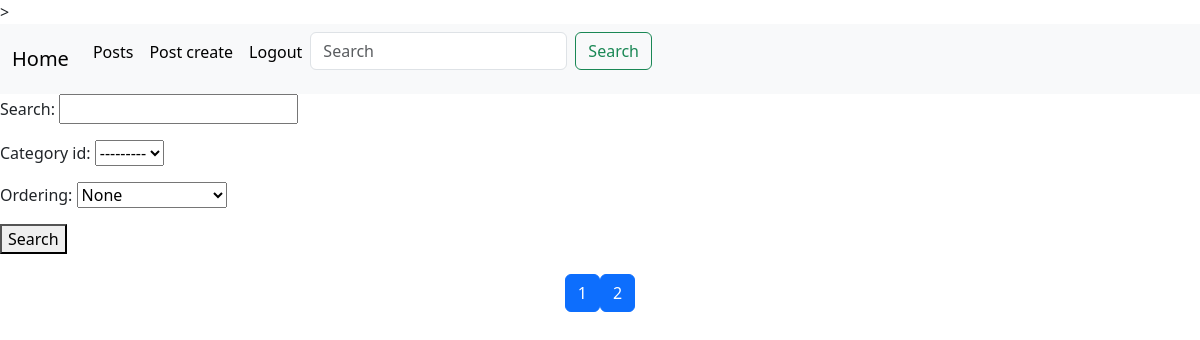
Before: /posts/?page=3 (signed in) with the older database file.
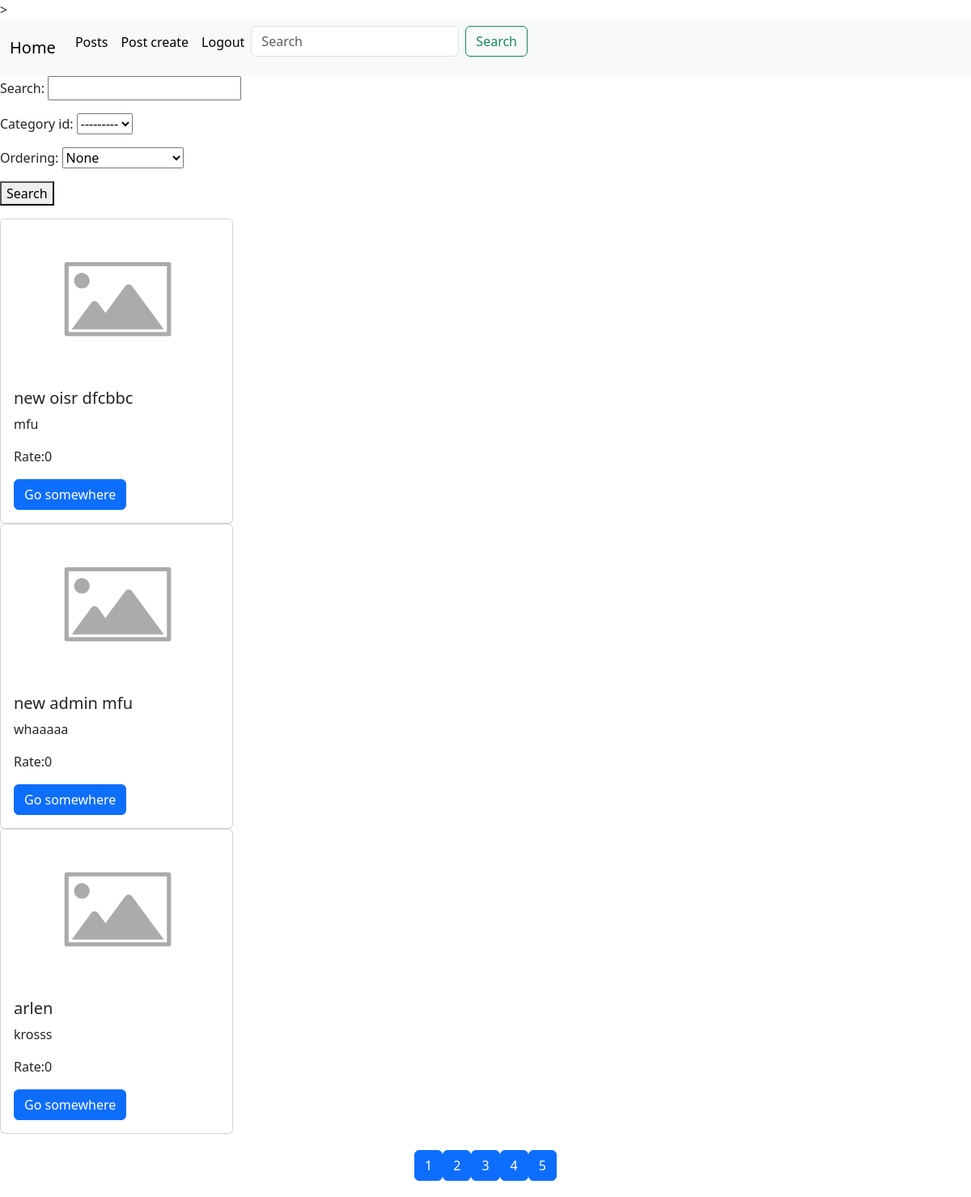
After: the same page with the newer database file.
### posts/models.py (models this page shows, shortened)
class Post(models.Model):
    image = models.ImageField(null=True,blank=True)
    title = models.CharField(max_length=256)
    content = models.CharField(max_length=456)
    rate = models.IntegerField(default=0,null=True)
    category = models.ForeignKey(Category,on_delete=models.CASCADE,null=True)
    tags = models.ManyToManyField(Tag)
    created_at = models.DateTimeField(auto_now_add=True,null=True)
    updated_at = models.DateTimeField(auto_now=True,null=True)

### posts/views.py (the view)
# urls.py: path('posts/',post_list_view),
@login_required(login_url="/login")
def post_list_view(request):
    limit = 3
    if request.method == "GET":
        form = SearchForm()
        posts = Post.objects.all()
        search = request.GET.get("search")
        category_id = request.GET.get("category_id")
        ordering = request.GET.get("ordering")
        page = request.GET.get("page",1)
        if search:
            posts = posts.filter(Q(title__icontains = search) | Q(content__icontains = search))
        if category_id:
            posts = posts.filter(category_id=int(category_id))
        if ordering:
            posts = posts.order_by(ordering)
        max_pages = posts.count() / limit
        if round(max_pages) < max_pages:
            max_pages = round(max_pages) + 1
        else:
            max_pages = round(max_pages)
        start = (int(page)-1)* limit
        end = int(page) * limit
        posts = posts[start:end]
        return render(request,"posts/post_list.html",context={"posts":posts,"form":form,"max_pages":range(1,max_pages+1)})

### posts/forms.py
class SearchForm(forms.Form):
    search = forms.CharField(required=False)
    category_id = forms.ModelChoiceField(queryset=Category.objects.all(),required=False)
    orderings = (
    ("rate","Rate"),
    ("-rate","Rate(desc)"),
    ("created_at","Created at"),
    ("-created_at","Created_at(desc)"),
    ("updated_at","Updated at"),
    ("-updated_at","Updated at(desc)"),
    (None,None)
    )
    ordering = forms.ChoiceField(choices=orderings,required=False)

### posts/models.py (called while the page is built)
    def __str__(self):
        return self.name

### templates/posts/post_list.html
{% extends 'base.html'   %}
{% load static %}
{% block content   %}
<form action="" method="get" enctype="multipart/form-data">
  {{form.as_p}}
  <button type="submit">Search</button>
</form>
{%  for post in posts  %}
<div class="card" style="width: 18rem;">
    {% if post.image %}
    <img src="{{post.image.url}}" class="card-img-top" alt="...">
    {% else %}
    <img src="{% static 'Placeholder-_-Glossary.svg' %}" class="card-img-top" alt="...">
    {% endif %}
    <div class="card-body">
      <h5 class="card-title">{{post.title}}</h5>
      <p class="card-text">{{post.content}}</p>
      <p class="card-text">Rate:{{post.rate}}</p>
      <a href="/posts/{{post.id}}" class="btn btn-primary">Go somewhere</a>
    </div>
  </div>
{% endfor %}
<div style="display: flex; justify-content: center; margin-top: 20px; margin-bottom: 20px;">
  {% for i in max_pages %}
    <a href="/posts/?page={{ i }}" class="btn btn-primary">{{ i }}</a>
  {% endfor %}
</div>
{% endblock %}

### templates/base.html (shortened to what this page needs)
><header>
    <link rel="stylesheet" href="https://cdn.jsdelivr.net/npm/bootstrap@5.3.3/dist/css/bootstrap.min.css">
    <nav class="navbar navbar-expand-lg bg-body-tertiary">
        <div class="container-fluid">
          <a class="navbar-brand" href="">Home</a>
          <div class="collapse navbar-collapse" id="navbarSupportedContent">
            <ul class="navbar-nav me-auto mb-2 mb-lg-0">
              {% if request.user.is_authenticated  %}
              <li class="nav-item">
                <a class="nav-link active" aria-current="page" href="/posts">Posts</a>
              </li>
              <li class="nav-item">
                <a class="nav-link active" aria-current="page" href="/posts/create">Post create</a>
              </li>
              <li class="nav-item">
                <a class="nav-link active" aria-current="page" href="/logout">Logout</a>
              </li>
            {% endif %}
            <form class="d-flex" role="search">
              <input class="form-control me-2" type="search" placeholder="Search" aria-label="Search"/>
              <button class="btn btn-outline-success" type="submit">Search</button>
            </form>
          </div>
        </div>
      </nav>
</header>
<body>
    {% block content   %}
    {% endblock %}
</body>

Changed rows visible on the page:
added Post: title "new oisr dfcbbc", content "mfu", rate "0"
added Post: title "new admin mfu", content "whaaaaa", rate "0"
added Post: title "arlen", content "krosss", rate "0"
Other visible differences:
new list line: "3"
new list line: "4"
new list line: "5"
